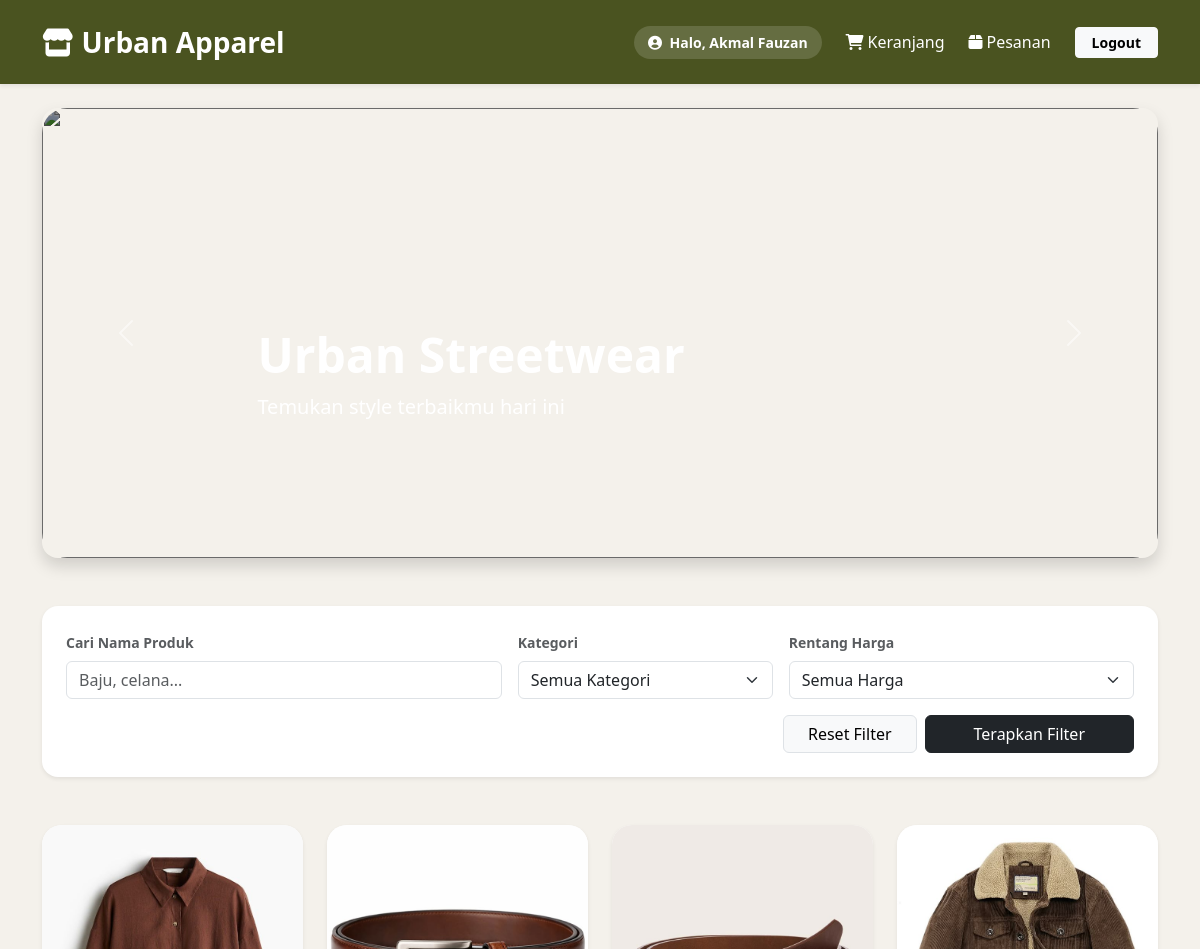
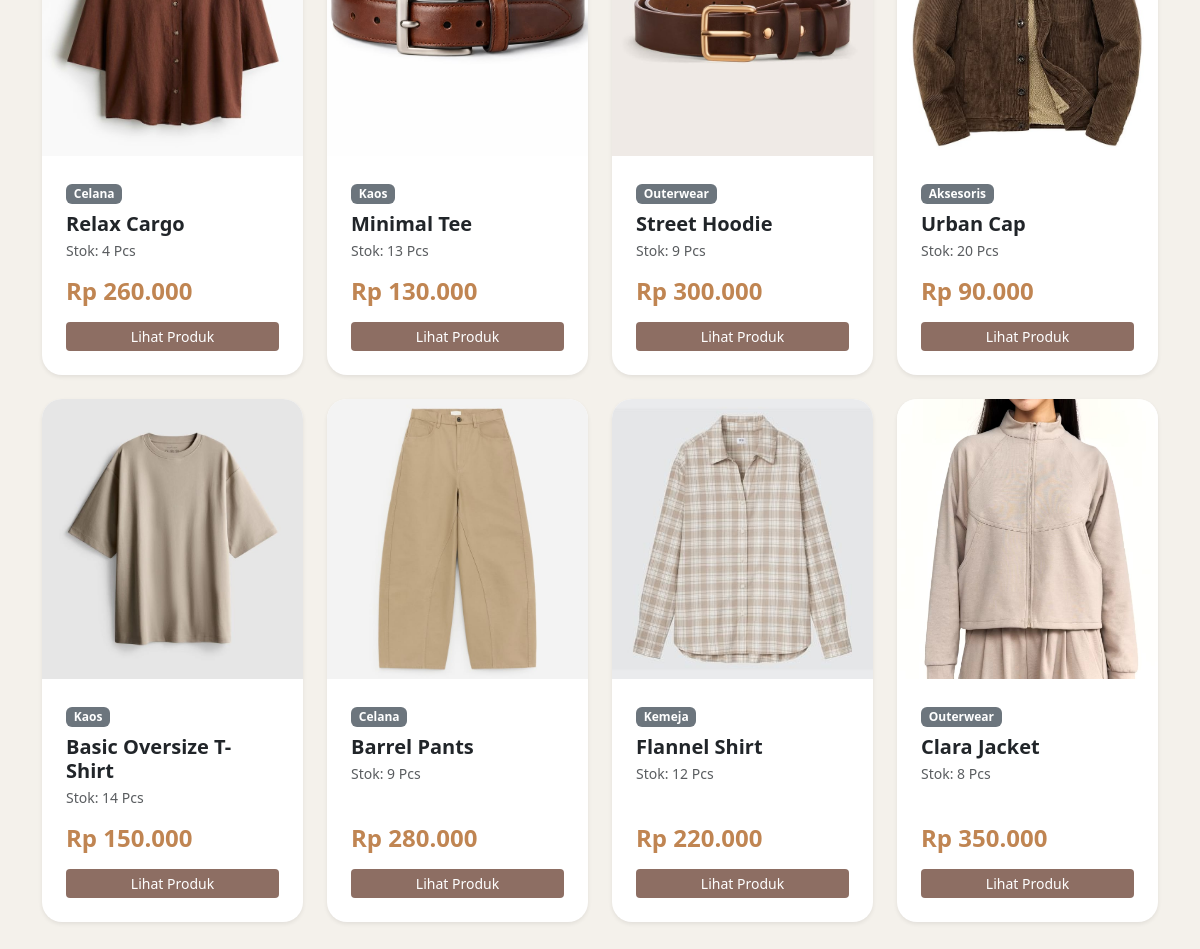
/index.php (signed in), run on the app's committed database (2 pictures, top to bottom).
### tables this page shows
CREATE TABLE `produk` (
  `id` int(11) NOT NULL,
  `sku` varchar(50) NOT NULL,
  `nama_produk` varchar(100) NOT NULL,
  `kategori` varchar(50) NOT NULL,
  `deskripsi` text NOT NULL,
  `ukuran` varchar(20) NOT NULL,
  `harga` int(11) NOT NULL,
  `stok` int(11) NOT NULL,
  `foto` varchar(255) NOT NULL
);

### index.php (the view, shortened to what this page needs)
<?php
include 'koneksi.php';
$nama_user_aktif = $_SESSION['user']['nama'];
$sql = "SELECT * FROM produk";
$sql .= " ORDER BY id DESC";
$stmt = mysqli_prepare($koneksi, $sql);
mysqli_stmt_execute($stmt);
$query = mysqli_stmt_get_result($stmt);
?>
<!DOCTYPE html>
<html lang="id">
<head>
    <link href="https://cdn.jsdelivr.net/npm/bootstrap@5.3.2/dist/css/bootstrap.min.css" rel="stylesheet">
    <link rel="stylesheet" href="https://cdnjs.cloudflare.com/ajax/libs/font-awesome/6.0.0/css/all.min.css">
</head>
<body>
<nav class="navbar navbar-dark py-3 mb-4 shadow-sm">
    <div class="container">
        <a href="index.php" class="navbar-brand fw-bold fs-3">
            <i class="fas fa-store me-2"></i>Urban Apparel
        </a>
        <div class="d-flex gap-4 align-items-center">
            <div class="text-white user-indicator fw-semibold">
                <i class="fas fa-user-circle me-1 text-light-50"></i>
                Halo, <?= htmlspecialchars($nama_user_aktif); ?>
            </div>
            <a href="cart.php" class="text-white text-decoration-none position-relative">
                <i class="fas fa-shopping-cart me-1"></i>Keranjang
            </a>
            <a href="history.php" class="text-white text-decoration-none">
                <i class="fas fa-box me-1"></i>Pesanan
            </a>
            <a href="logout.php" class="btn btn-sm btn-light fw-bold px-3">Logout</a>
        </div>
    </div>
</nav>
<div class="container pb-5">
    <div id="bannerCarousel" class="carousel slide mb-5" data-bs-ride="carousel">
        <div class="carousel-inner rounded-4 shadow">
            <div class="carousel-item active">
                <img src="https://images.unsplash.com/photo-1523398002811-999ca8dec234?q=80&w=1400&auto=format&fit=crop" class="d-block w-100">
                <div class="carousel-caption text-start px-5">
                    <h1>Urban Streetwear</h1>
                    <p class="fs-5">Temukan style terbaikmu hari ini</p>
                </div>
            </div>
        </div>
        <button class="carousel-control-prev" type="button" data-bs-target="#bannerCarousel" data-bs-slide="prev">
            <span class="carousel-control-prev-icon"></span>
        </button>
        <button class="carousel-control-next" type="button" data-bs-target="#bannerCarousel" data-bs-slide="next">
            <span class="carousel-control-next-icon"></span>
        </button>
    </div>
    <form method="GET" class="bg-white p-4 rounded-4 shadow-sm mb-5" id="filterForm">
        <div class="row g-3">
            <div class="col-md-5">
                <label class="form-label small fw-bold text-muted">Cari Nama Produk</label>
                <input type="text" name="search" class="form-control" placeholder="Baju, celana..." value="<?= isset($_GET['search']) ? htmlspecialchars($_GET['search']) : ''; ?>">
            </div>
            <div class="col-md-3">
                <label class="form-label small fw-bold text-muted">Kategori</label>
                <select name="kategori" class="form-select">
                    <option value="">Semua Kategori</option>
                </select>
            </div>
            <div class="col-md-4">
                <label class="form-label small fw-bold text-muted">Rentang Harga</label>
                <select name="range_harga" class="form-select">
                    <option value="">Semua Harga</option>
                </select>
            </div>
            <div class="col-12 d-flex gap-2 justify-content-end mt-3">
                <a href="index.php" class="btn btn-light border px-4">Reset Filter</a>
                <button class="btn btn-dark px-5" type="submit">Terapkan Filter</button>
            </div>
        </div>
    </form>
    <div class="row g-4">
        <?php if(mysqli_num_rows($query) > 0){
            while($data = mysqli_fetch_array($query)){ ?>
                <div class="col-md-3">
                    <div class="card product-card h-100 shadow-sm position-relative">
                        <img src="uploads/<?= htmlspecialchars($data['foto']); ?>" class="card-img-top product-img" alt="Produk">
                        <div class="card-body p-4 d-flex flex-column justify-content-between">
                            <div>
                                <span class="badge bg-secondary mb-2"><?= htmlspecialchars($data['kategori']); ?></span>
                                <h5 class="fw-bold text-dark mb-1"><?= htmlspecialchars($data['nama_produk']); ?></h5>
                                <p class="text-muted small">Stok: <?= $data['stok']; ?> Pcs</p>
                            </div>
                            <div>
                                <h4 class="price fw-bold mb-3">Rp <?= number_format($data['harga'], 0, ',', '.'); ?></h4>
                                <div class="d-grid gap-2">
                                    <a href="detail.php?id=<?= $data['id']; ?>" class="btn btn-earth btn-sm">Lihat Produk</a>
                                </div>
                            </div>
                        </div>
                    </div>
                </div>
            <?php }
        } ?>
    </div>
</div>
</body>
</html>

### index.php (style rules this page uses)
body { background:#f4f1eb; font-family:'Segoe UI'; }
.navbar { background:#4a5320; }
.carousel-item { height:450px; border-radius:25px; overflow:hidden; }
.carousel-item img { height:100%; object-fit:cover; filter:brightness(55%); }
.carousel-caption { bottom:100px; }
.carousel-caption h1 { font-size:48px; font-weight:bold; }
.product-card { border:none; border-radius:20px; overflow:hidden; transition:.3s; background:white; }
.product-img { height:280px; object-fit:cover; }
.btn-earth { background:#8d6e63; color:white; border:none; }
.price { color:#c08552; }
.user-indicator { background: rgba(255, 255, 255, 0.15); padding: 6px 14px; border-radius: 30px; font-size: 14px; }

### data on the page
produk: foto (picture), kategori "Celana", nama_produk "Relax Cargo", stok "4", harga "260.000"
produk: foto (picture), kategori "Kaos", nama_produk "Minimal Tee", stok "13", harga "130.000"
produk: foto (picture), kategori "Outerwear", nama_produk "Street Hoodie", stok "9", harga "300.000"
produk: foto (picture), kategori "Aksesoris", nama_produk "Urban Cap", stok "20", harga "90.000"
produk: foto (picture), kategori "Kaos", nama_produk "Basic Oversize T-Shirt", stok "14", harga "150.000"
produk: foto (picture), kategori "Celana", nama_produk "Barrel Pants", stok "9", harga "280.000"
produk: foto (picture), kategori "Kemeja", nama_produk "Flannel Shirt", stok "12", harga "220.000"
produk: foto (picture), kategori "Outerwear", nama_produk "Clara Jacket", stok "8", harga "350.000"

### other printed values
$nama_user_aktif "Akmal Fauzan"
